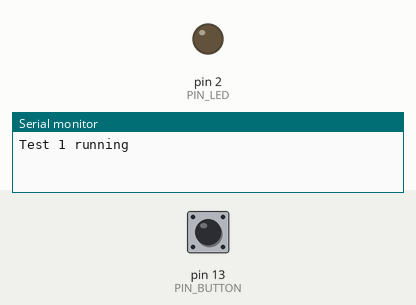
This sketch was run on a simulated Arduino Uno, built with avr-gcc and run on an emulated ATmega328P. On the bench: output pins drawn as LEDs (lit = HIGH), the last lines printed to the serial monitor. The test bench sets the inputs (shaded band); at power-on: pin 13 (PIN_BUTTON) HIGH.

Above: at 1.2 s.
1.3 s: pin 13 (PIN_BUTTON) pulled LOW for 3.2 s
At 1.6 s:
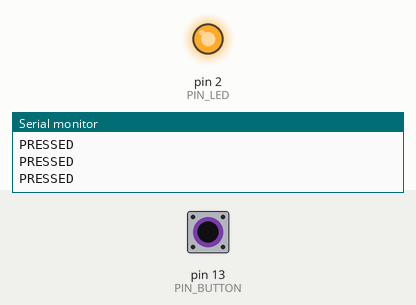
Timing chart, 0 to 12.5 s (numbered marks = the images above; inputs shaded):
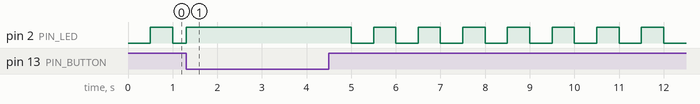

Measured:
- by itself, pin 2 (PIN_LED): repeats every 1.0 s: LOW 0.50 s, HIGH 0.50 s

The sketch:

01_blink_button.ino
```cpp
// Test 1: is the board alive, and does the button work?
// Expect: blue LED blinks. Hold the button: LED stays on, and Serial Monitor (115200) prints "PRESSED".
#define PIN_BUTTON 13
#define PIN_LED 2

void setup() {
  Serial.begin(115200);
  pinMode(PIN_LED, OUTPUT);
  pinMode(PIN_BUTTON, INPUT_PULLUP);  // button to GND, no resistor needed
  Serial.println("Test 1 running");
}

void loop() {
  if (digitalRead(PIN_BUTTON) == LOW) {
    digitalWrite(PIN_LED, HIGH);
    Serial.println("PRESSED");
    delay(100);
  } else {
    digitalWrite(PIN_LED, millis() / 500 % 2);
  }
}
```
